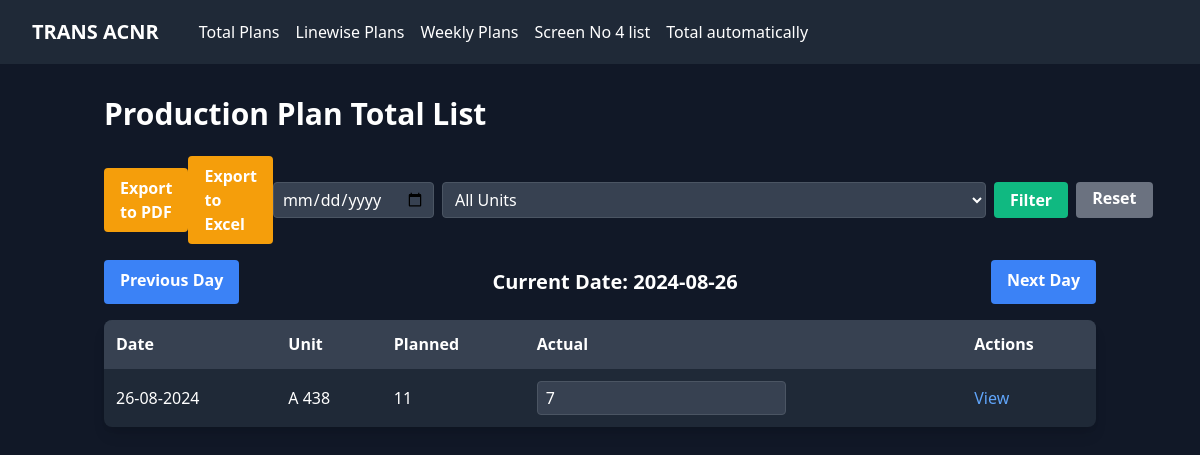
/screen/production-plan-total/?date=2024-08-26, run on the app's committed database.
### screen_app/models.py (models this page shows, shortened)
class ProductionPlanTotal(models.Model):
    s_no = models.AutoField(primary_key=True)
    date = models.DateField(default=timezone.now)
    unit = models.ForeignKey(Unit, on_delete=models.PROTECT)
    total_qty_planned = models.IntegerField(default=0)
    total_qty_actual = models.IntegerField(default=0)
    class Meta:
        verbose_name = "Daily Production Plan Vs Actual Total"
        verbose_name_plural = "Daily Production Plan Vs Actual Totals"
        ordering = ['date', 's_no']
        unique_together = ['date', 'unit']

class Unit(models.Model):
    code = models.CharField(max_length=20, unique=True)
    model = models.CharField(max_length=100)

### screen_app/views.py (the view)
# urls.py: path('production-plan-total/', views.ProductionPlanTotalListView.as_view(),name='production_plan_total_list'),
class ProductionPlanTotalListView(ListView):
    model = ProductionPlanTotal
    template_name = 'total_auto/production_plan_total_list.html'
    context_object_name = 'totals'
    paginate_by = 10
    def get_queryset(self):
        queryset = super().get_queryset()
        date = self.request.GET.get('date')
        if date:
            try:
                date = datetime.strptime(date, "%Y-%m-%d").date()
            except ValueError:
                date = datetime.today().date()
        else:
            date = datetime.today().date()
        queryset = queryset.filter(date=date)
        unit = self.request.GET.get('unit')
        if unit:
            queryset = queryset.filter(unit__model=unit)
        return queryset
    def get_context_data(self, **kwargs):
        context = super().get_context_data(**kwargs)
        units = Unit.objects.all()
        context['units'] = units
        date_str = self.request.GET.get('date')
        if date_str:
            try:
                current_date = datetime.strptime(date_str, "%Y-%m-%d").date()
            except ValueError:
                current_date = datetime.today().date()
        else:
            current_date = datetime.today().date()
        previous_date = current_date - timedelta(days=1)
        next_date = current_date + timedelta(days=1)
        context['current_date'] = current_date.strftime("%Y-%m-%d")
        context['previous_date'] = previous_date.strftime("%Y-%m-%d")
        context['next_date'] = next_date.strftime("%Y-%m-%d")
        return context

### screen_app/templates/total_auto/production_plan_total_list.html (shortened to what this page needs)
{% extends 'base.html' %}
{% block content %}
<h1 class="text-3xl font-bold mb-6 text-white">Production Plan Total List</h1>
<div class="mb-4 flex flex-col sm:flex-row justify-between items-center space-y-4 sm:space-y-0">
    <a href="{% url 'export_plan_total_pdf' %}?date={{ request.GET.date }}{% if request.GET.unit %}&unit={{ request.GET.unit }}{% endif %}" class="bg-yellow-500 hover:bg-yellow-600 text-white font-bold py-2 px-4 rounded">
        Export to PDF
    </a>
    <a href="{% url 'export_plan_total_excel' %}?date={{ request.GET.date }}{% if request.GET.unit %}&unit={{ request.GET.unit }}{% endif %}" class="bg-yellow-500 hover:bg-yellow-600 text-white font-bold py-2 px-4 rounded">
        Export to Excel
    </a>
    <form method="get" class="flex flex-col sm:flex-row space-y-2 sm:space-y-0 sm:space-x-2">
        <input type="date" name="date" value="{{ current_date|date:'Y-m-d' }}"
               class="bg-gray-700 text-white border border-gray-600 rounded px-2 py-1 focus:outline-none focus:border-blue-500">
        <select name="unit"
                class="bg-gray-700 text-white border border-gray-600 rounded px-2 py-1 focus:outline-none focus:border-blue-500">
            <option value="">All Units</option>
        </select>
        <button type="submit" class="bg-green-500 hover:bg-green-600 text-white font-bold py-1 px-4 rounded">
            Filter
        </button>
        <a href="{% url 'production_plan_total_list' %}" class="bg-gray-500 hover:bg-gray-600 text-white font-bold py-1 px-4 rounded">
            Reset
        </a>
    </form>
</div>
<div class="mb-4 flex justify-between">
    <a href="?date={{ previous_date }}{% if request.GET.unit %}&unit={{ request.GET.unit }}{% endif %}"
       class="bg-blue-500 hover:bg-blue-600 text-white font-bold py-2 px-4 rounded">
        Previous Day
    </a>
    <span class="text-xl font-semibold py-2 px-4">
        Current Date: {{ current_date }}
    </span>
    <a href="?date={{ next_date }}{% if request.GET.unit %}&unit={{ request.GET.unit }}{% endif %}"
       class="bg-blue-500 hover:bg-blue-600 text-white font-bold py-2 px-4 rounded">
        Next Day
    </a>
</div>
<div class="bg-gray-800 rounded-lg shadow-lg overflow-hidden">
    <table class="w-full">
        <thead>
            <tr class="bg-gray-700">
                <th class="p-3 text-left text-white">Date</th>
                <th class="p-3 text-left text-white">Unit</th>
                <th class="p-3 text-left text-white">Planned</th>
                <th class="p-3 text-left text-white">Actual</th>
                <th class="p-3 text-left text-white">Actions</th>
            </tr>
        </thead>
        <tbody>
            {% for total in totals %}
            <tr class="border-t border-gray-700">
                <td class="p-3 text-white">{{ total.date|date:"d-m-Y" }}</td>
                <td class="p-3 text-white">{{ total.unit.model }}</td>
                <td class="p-3 text-white">{{ total.total_qty_planned }}</td>
                <td class="p-3 text-white">
                    <input type="number"
                    class="actual-input bg-gray-700 text-white border border-gray-600 rounded px-2 py-1"
                    data-total-id="{{ total.s_no }}"
                    value="{{ total.total_qty_actual|default_if_none:'0' }}"
                    min="0">
                </td>
                <td class="p-3">
                    <a href="{% url 'production_plan_total_detail' total.pk %}" class="text-blue-400 hover:text-blue-300">View</a>
                </td>
            </tr>
            {% empty %}
            <tr>
                <td colspan="5" class="p-3 text-center text-white">No production plans found.</td>
            </tr>
            {% endfor %}
        </tbody>
    </table>
</div>
{% endblock %}

### templates/base.html (style rules this page uses)
body { background-color: #1a202c; color: #ffffff; }

### data on the page
ProductionPlanTotal: date "26-08-2024", unit.model "A 438", total_qty_planned "11", total_qty_actual "7"

### other printed values
{{ current_date }} "2024-08-26"
